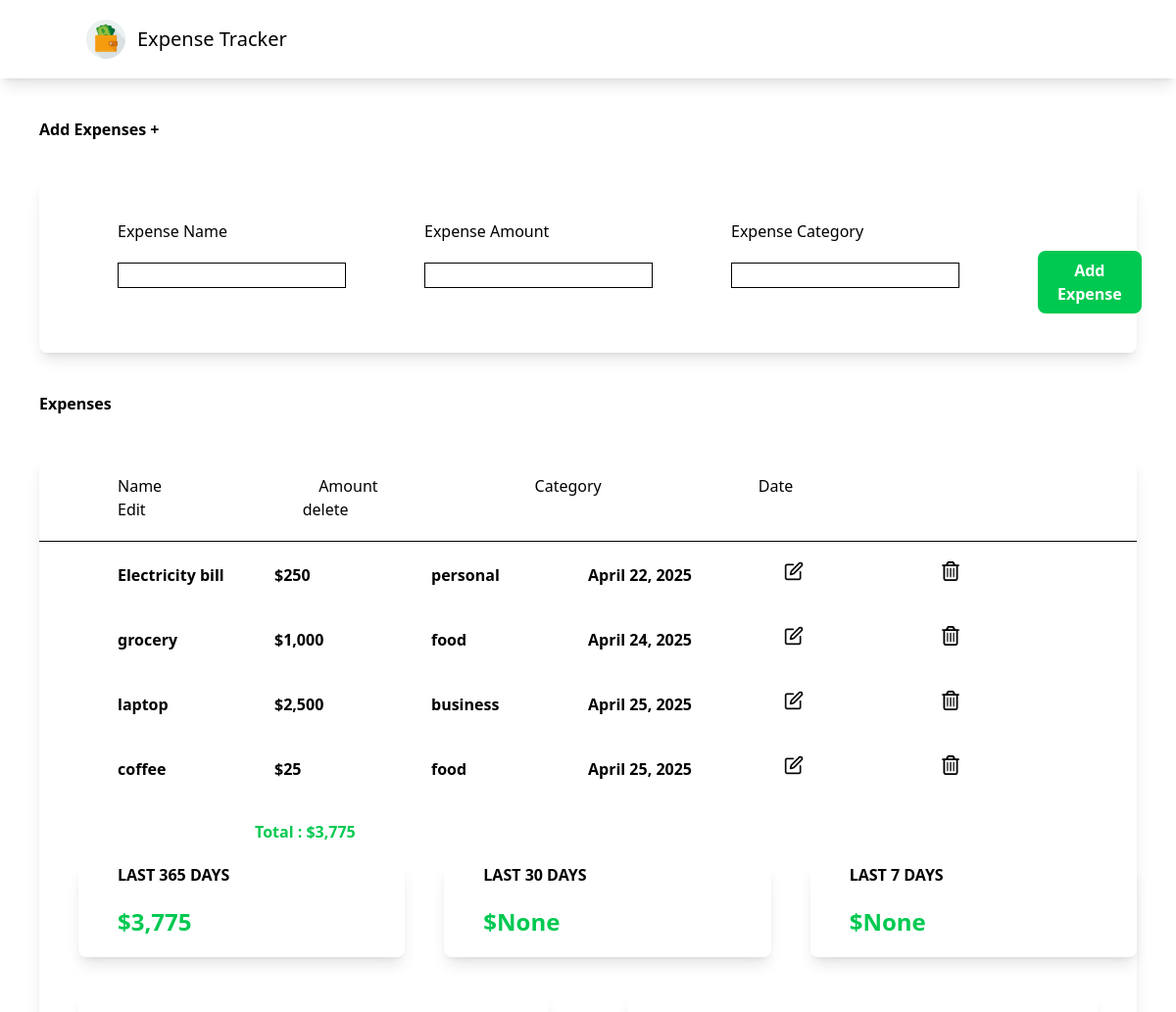
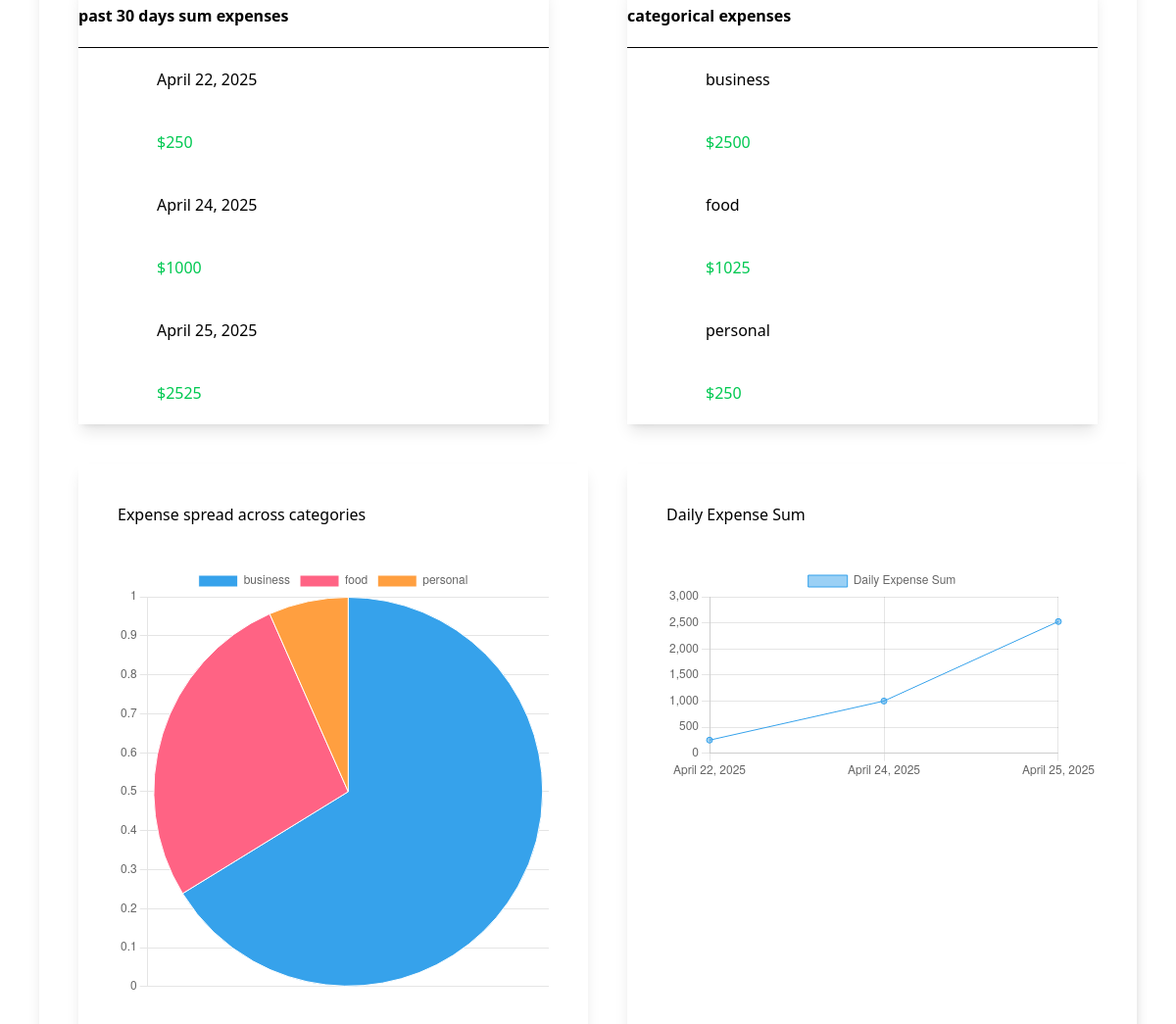
The page / on the database its author committed (2 pictures, top to bottom).
### myapp/models.py (models this page shows, shortened)
class Expense(models.Model):
    name=models.CharField(max_length=100)
    amount=models.IntegerField()
    category=models.CharField(max_length=100)
    date=models.DateField(auto_now=True)

### myapp/views.py (the view)
# urls.py: path('',index,name="index"),
def index(request):
    if request.method=="POST":
        expense=ExpenseForm(request.POST)
        if expense.is_valid():
            expense.save()
    expenses=Expense.objects.all()
    total_expense=expenses.aggregate(Sum('amount'))
    last_year=datetime.date.today()-datetime.timedelta(days=365)
    data=Expense.objects.filter(date__gt=last_year)
    yearly_sum=data.aggregate(Sum('amount'))
    last_month=datetime.date.today()-datetime.timedelta(days=30)
    data=Expense.objects.filter(date__gt=last_month)
    monthly_sum=data.aggregate(Sum('amount'))
    last_week=datetime.date.today()-datetime.timedelta(days=7)
    data=Expense.objects.filter(date__gt=last_week)
    weekly_sum=data.aggregate(Sum('amount'))
    daily_sums=Expense.objects.filter().values('date').order_by('date').annotate(sum=Sum('amount'))
    categorical_sums=Expense.objects.filter().values('category').order_by('category').annotate(sum=Sum('amount'))
    expense_form=ExpenseForm()
    context={'expense_form':expense_form,
             'expenses':expenses,
             'total_expense':total_expense,
             'yearly_sum':yearly_sum,
             'monthly_sum':monthly_sum,
             'weekly_sum':weekly_sum,
             'daily_sums':daily_sums,
             'categorical_sums':categorical_sums}
    return render(request,"myapp/index.html",context)

### myapp/forms.py
class ExpenseForm(ModelForm):
    class Meta:
        model=Expense
        fields=('name','amount','category')

### myapp/templates/myapp/index.html (shortened to what this page needs)
{% extends "myapp/base.html" %}
{% load static %}
{% load humanize %}
{% block body %}
<div class="m-10 font-bold">
    Add Expenses +
</div>
<form method="post" class="shadow-lg m-10 rounded-lg">
    <div class="form-container px-10 py-10 flex">
        <div class="mx-10">
            <div class="mb-5">
                <label>Expense Name</label>
            </div>
            <div class="border">
            {{expense_form.name}}
            </div>
        </div>
        <div class="mx-10">
            <div class="mb-5">
                <label>Expense Amount</label>
            </div>
            <div class="border">
                {{expense_form.amount}}
            </div>
        </div>
        <div class="mx-10">
            <div class="mb-5">
                <label>Expense Category</label>
            </div>
            <div class="border">
                {{expense_form.category}}
            </div>
        </div>
        <div class="mx-10 mt-8">
            <button class="bg-green-500 px-5 py-2 rounded-lg text-white font-bold" >Add Expense</button>
        </div>
    </div>
</form>
<div class="m-10 font-bold">
    Expenses
</div>
<div class="shadow-lg m-10 rounded-lg">
    <div class="shadow-header flex flex-wrap space-x-40 px-20 py-5">
        <span>Name</span>
        <span>Amount</span>
        <span>Category</span>
        <span>Date</span>
        <span>Edit</span>
        <span>delete</span>
    </div>
    <hr>
    {% for expense in expenses %}
    <div class="expense-row flex-wrap px-20 py-5">
        <span class="font-bold">{{expense.name}}</span>
        <span class="font-bold">${{expense.amount|intcomma}}</span>
        <span class="font-bold">{{expense.category}}</span>
        <span class="font-bold">{{expense.date}}</span>
        <span class="pl-10">
            <a href="{% url 'edit' expense.id %}">
            <img src="{% static 'images/edit.png' %}" height="20" width="20">
            </a>
        </span>
        <span class="pl-10">
            <form action="{% url 'delete' expense.id %}" method="post">
                <button type="submit" name="delete">
                    <img src="{% static 'images/delete.png' %}" height="20" width="20">
                </button>
            </form>
        </span>
    </div>
    {% endfor %}
    <div class="px-55 py-5">
    <span class="font-bold text-green-500">
        Total : ${{total_expense.amount__sum|intcomma}}
    </span>
    </div>
    <div  class="flex">
        <div class="w-1/3 shadow-lg ml-10 rounded-lg">
            <h1 class="ml-10 font-bold text-grey-500">LAST 365 DAYS</h1>
            <h1 class="ml-10 my-5 text-2xl text-green-500 font-bold">
             ${{yearly_sum.amount__sum|intcomma}}
            </h1>
        </div>
        <div class="w-1/3 shadow-lg ml-10 rounded-lg">
            <h1 class="ml-10 font-bold text-grey-500">LAST 30 DAYS</h1>
            <h1 class="ml-10 my-5 text-2xl text-green-500 font-bold">
             ${{monthly_sum.amount__sum|intcomma}}
            </h1>
        </div>
        <div class="w-1/3 shadow-lg ml-10 rounded-lg">
            <h1 class="ml-10 font-bold text-grey-500">LAST 7 DAYS</h1>
            <h1 class="ml-10 my-5 text-2xl text-green-500 font-bold">
             ${{weekly_sum.amount__sum|intcomma}}
            </h1>
        </div>
    </div>
    <div class="flex">
        <div class="w-1/2 shadow-lg m-10">
            <div class="flex flex-wrap space-x-40 font-bold px=20 py-5">
                <span>
                    past 30 days sum expenses
                </span>
            </div>
            <hr>
            <div id="30-day-table">
                {% for daily_sum in daily_sums %}
                <div class="flex flex-wrap px-20 py-5">
                    <span>
                        {{daily_sum.date}}
                    </span>
                </div>
                <div class="flex flex-wrap px-20 py-5">
                    <span class="text-green-500">
                        ${{daily_sum.sum}}
                    </span>
                </div>
                {% endfor %}
            </div>
        </div>
        <div class="w-1/2 shadow-lg m-10">
            <div class="flex flex-wrap space-x-40 font-bold px=20 py-5">
                <span>
                    categorical expenses
                </span>
            </div>
            <hr>
            <div id="cat-sum-table">
                {% for categorical_sum in categorical_sums %}
                <div class="flex flex-wrap px-20 py-5">
                    <span>
                        {{categorical_sum.category}}
                    </span>
                </div>
                <div class="flex flex-wrap px-20 py-5">
                    <span class="text-green-500">
                        ${{categorical_sum.sum}}
                    </span>
                </div>
                {% endfor %}
            </div>
        </div>
    </div>
    <div class="flex">
        <div class="w-1/2 shadow-lg ml-10">
            <h1 class="m-10">Expense spread across categories</h1>
            <canvas id="myChart" class="m-10"></canvas>
        </div>
        <div class="w-1/2 shadow-lg ml-10">
            <h1 class="m-10">Daily Expense Sum</h1>
            <canvas id="myChart1" class="m-10"></canvas>
        </div>
    </div>
    <script>
    const cats=[];
    const cat_sums=[];
    const dates=[];
    const sums=[];
    const catSumDiv = document.getElementById('cat-sum-table').getElementsByTagName('div');
    console.log(catSumDiv)
    for(let i=0;i<catSumDiv.length;i++){
        if(i%2==1){
            cat_sums.push(parseFloat(catSumDiv[i].innerText.replace("$","")));
        }
        else{
            cats.push(catSumDiv[i].innerText)
        }
    }
     console.log(cats)
     console.log(cat_sums)
     const dailySumDiv = document.getElementById('30-day-table').getElementsByTagName('div');
    console.log(dailySumDiv)
    for(let i=0;i<dailySumDiv.length;i++){
        if(i%2==1){
            sums.push(parseFloat(dailySumDiv[i].innerText.replace("$","")));
        }
        else{
            dates.push(dailySumDiv[i].innerText)
        }
    }
  const ctx = document.getElementById('myChart');
  new Chart(ctx, {
    type: 'pie',
    data: {
      labels: cats,
      datasets: [{
        label: 'Expense across categories',
        data: cat_sums,
        borderWidth: 1
      }]
    },
    options: {
      scales: {
        y: {
          beginAtZero: true
        }
      }
    }
  });
  const ctx1 = document.getElementById('myChart1');
  new Chart(ctx1, {
    type: 'line',
    data: {
      labels: dates,
      datasets: [{
        label: 'Daily Expense Sum',
        data: sums,
        borderWidth: 1
      }]
    },
    options: {
      scales: {
        y: {
          beginAtZero: true
        }
      }
    }
  });
</script>
{% endblock %}

### myapp/templates/myapp/base.html (shortened to what this page needs)
{% load static %}
<!DOCTYPE html>
<html lang="en">
<head>
    <link rel="stylesheet" href="{% static 'dist/output.css' %}">
    <link rel="stylesheet" href="{% static 'dist/style.css' %}">
</head>
<body>
    <nav class="shadow-lg p-5">
        <div class="container flex flex-wrap justify-between items-center mx-auto">
            <a href="#" class="flex">
                <img class="h-10 mr-3" src="{% static 'images/wallet.png' %}" alt="">
                <span class="self-center text-xl font=semibold">Expense Tracker</span>
            </a>
        </div>
    </nav>
    {% block body %}
    {% endblock %}
</body>
</html>

### rows shown on the page
Expense: name "Electricity bill", amount "250", category "personal", date "April 22, 2025", sum "250"
Expense: name "grocery", amount "1,000", category "food", date "April 24, 2025", sum "1000"
Expense: name "laptop", amount "2,500", category "business", date "April 25, 2025", sum "2500"
Expense: name "coffee", amount "25", category "food", date "April 25, 2025"

### other values the page prints
{{ total_expense.amount__sum|intcomma }} "3,775"
{{ yearly_sum.amount__sum|intcomma }} "3,775"
{{ monthly_sum.amount__sum|intcomma }} "None"
{{ weekly_sum.amount__sum|intcomma }} "None"
{{ daily_sum.date }} "April 25, 2025"
{{ daily_sum.sum }} "2525"
{{ categorical_sum.category }} "food"
{{ categorical_sum.sum }} "1025"
